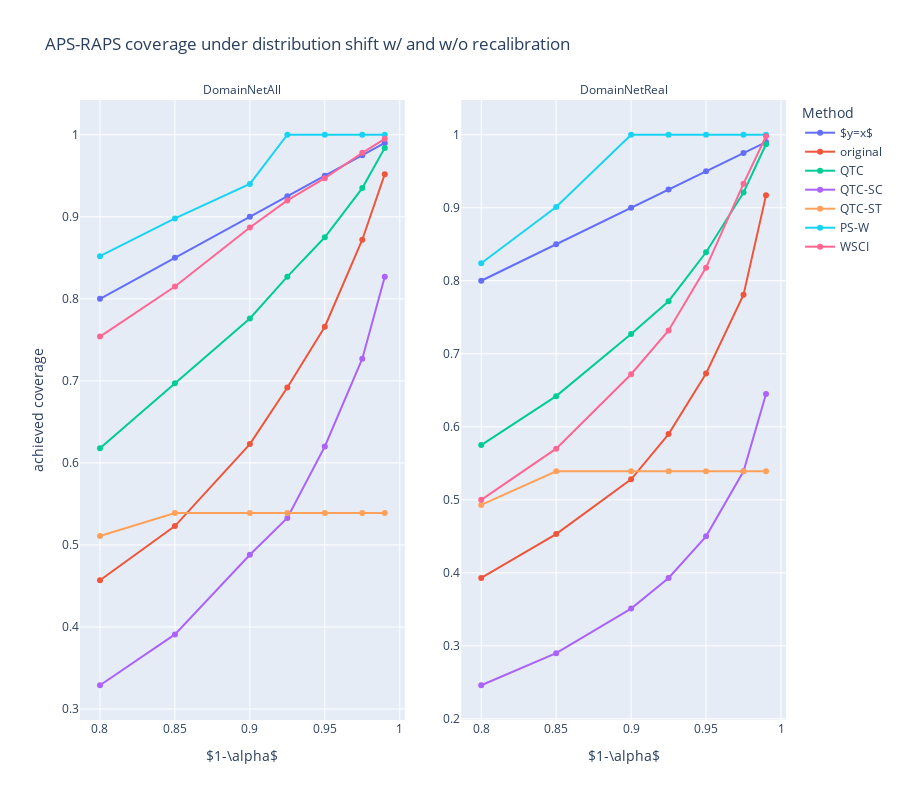

The cell this chart's notebook holds for it:
### Markdown cell above
#### Figure 4 (top row)

### Code cell
dom_info_df = dom_info_df.query("Method not in ['PS-C', 'PS-M', 'PS-R']")

fig = px.line(
    dom_info_df,
    x='1_alpha', y='predicted_coverage', color='Method', markers=True, facet_col='source_data', facet_col_spacing=0.08,
    category_orders={
        "Method": ['$y=x$', 'original', 'QTC', 'QTC-SC', 'QTC-ST', 'PS-W', 'WSCI'],
        "source_data": ["DomainNetAll", "DomainNetReal"],
    },
    title="QTC comparison to covariate shift based methods on DomainNet",
    labels = {
        '1_alpha': r'$1-\alpha$',
        'predicted_coverage': 'achieved coverage',
    }
)

fig.for_each_annotation(lambda a: a.update(text=a.text.split("=")[-1]))

fig.update_yaxes(matches=None, showticklabels=True)

fig.update_layout(height=800)

fig.show()

### Figure 1 — Plotly figure (JSON) as saved in the notebook; plotly's stock layout.template omitted (floating-point values rounded to 4 significant figures)
{"data": [{"hovertemplate": "Method=$y=x$<br>source_data=DomainNetAll<br>$1-\\alpha$=%{x}<br>achieved coverage=%{y}<extra></extra>", "legendgroup": "$y=x$", "line": {"color": "#636efa", "dash": "solid"}, "marker": {"symbol": "circle"}, "mode": "markers+lines", "name": "$y=x$", "orientation": "v", "showlegend": true, "type": "scatter", "x": [0.99, 0.975, 0.95, 0.925, 0.9, 0.85, 0.8], "xaxis": "x", "y": [0.99, 0.975, 0.95, 0.925, 0.9, 0.85, 0.8], "yaxis": "y"}, {"hovertemplate": "Method=$y=x$<br>source_data=DomainNetReal<br>$1-\\alpha$=%{x}<br>achieved coverage=%{y}<extra></extra>", "legendgroup": "$y=x$", "line": {"color": "#636efa", "dash": "solid"}, "marker": {"symbol": "circle"}, "mode": "markers+lines", "name": "$y=x$", "orientation": "v", "showlegend": false, "type": "scatter", "x": [0.99, 0.975, 0.95, 0.925, 0.9, 0.85, 0.8], "xaxis": "x2", "y": [0.99, 0.975, 0.95, 0.925, 0.9, 0.85, 0.8], "yaxis": "y2"}, {"hovertemplate": "Method=original<br>source_data=DomainNetAll<br>$1-\\alpha$=%{x}<br>achieved coverage=%{y}<extra></extra>", "legendgroup": "original", "line": {"color": "#EF553B", "dash": "solid"}, "marker": {"symbol": "circle"}, "mode": "markers+lines", "name": "original", "orientation": "v", "showlegend": true, "type": "scatter", "x": [0.99, 0.975, 0.95, 0.925, 0.9, 0.85, 0.8], "xaxis": "x", "y": [0.952, 0.872, 0.766, 0.692, 0.623, 0.523, 0.457], "yaxis": "y"}, {"hovertemplate": "Method=original<br>source_data=DomainNetReal<br>$1-\\alpha$=%{x}<br>achieved coverage=%{y}<extra></extra>", "legendgroup": "original", "line": {"color": "#EF553B", "dash": "solid"}, "marker": {"symbol": "circle"}, "mode": "markers+lines", "name": "original", "orientation": "v", "showlegend": false, "type": "scatter", "x": [0.99, 0.975, 0.95, 0.925, 0.9, 0.85, 0.8], "xaxis": "x2", "y": [0.917, 0.781, 0.673, 0.59, 0.528, 0.453, 0.393], "yaxis": "y2"}, {"hovertemplate": "Method=QTC<br>source_data=DomainNetAll<br>$1-\\alpha$=%{x}<br>achieved coverage=%{y}<extra></extra>", "legendgroup": "QTC", "line": {"color": "#00cc96", "dash": "solid"}, "marker": {"symbol": "circle"}, "mode": "markers+lines", "name": "QTC", "orientation": "v", "showlegend": true, "type": "scatter", "x": [0.99, 0.975, 0.95, 0.925, 0.9, 0.85, 0.8], "xaxis": "x", "y": [0.984, 0.935, 0.875, 0.827, 0.776, 0.697, 0.618], "yaxis": "y"}, {"hovertemplate": "Method=QTC<br>source_data=DomainNetReal<br>$1-\\alpha$=%{x}<br>achieved coverage=%{y}<extra></extra>", "legendgroup": "QTC", "line": {"color": "#00cc96", "dash": "solid"}, "marker": {"symbol": "circle"}, "mode": "markers+lines", "name": "QTC", "orientation": "v", "showlegend": false, "type": "scatter", "x": [0.99, 0.975, 0.95, 0.925, 0.9, 0.85, 0.8], "xaxis": "x2", "y": [0.987, 0.921, 0.839, 0.772, 0.727, 0.642, 0.575], "yaxis": "y2"}, {"hovertemplate": "Method=QTC-SC<br>source_data=DomainNetAll<br>$1-\\alpha$=%{x}<br>achieved coverage=%{y}<extra></extra>", "legendgroup": "QTC-SC", "line": {"color": "#ab63fa", "dash": "solid"}, "marker": {"symbol": "circle"}, "mode": "markers+lines", "name": "QTC-SC", "orientation": "v", "showlegend": true, "type": "scatter", "x": [0.99, 0.975, 0.95, 0.925, 0.9, 0.85, 0.8], "xaxis": "x", "y": [0.827, 0.727, 0.62, 0.533, 0.488, 0.391, 0.329], "yaxis": "y"}, {"hovertemplate": "Method=QTC-SC<br>source_data=DomainNetReal<br>$1-\\alpha$=%{x}<br>achieved coverage=%{y}<extra></extra>", "legendgroup": "QTC-SC", "line": {"color": "#ab63fa", "dash": "solid"}, "marker": {"symbol": "circle"}, "mode": "markers+lines", "name": "QTC-SC", "orientation": "v", "showlegend": false, "type": "scatter", "x": [0.99, 0.975, 0.95, 0.925, 0.9, 0.85, 0.8], "xaxis": "x2", "y": [0.645, 0.539, 0.45, 0.393, 0.351, 0.29, 0.246], "yaxis": "y2"}, {"hovertemplate": "Method=QTC-ST<br>source_data=DomainNetAll<br>$1-\\alpha$=%{x}<br>achieved coverage=%{y}<extra></extra>", "legendgroup": "QTC-ST", "line": {"color": "#FFA15A", "dash": "solid"}, "marker": {"symbol": "circle"}, "mode": "markers+lines", "name": "QTC-ST", "orientation": "v", "showlegend": true, "type": "scatter", "x": [0.99, 0.975, 0.95, 0.925, 0.9, 0.85, 0.8], "xaxis": "x", "y": [0.539, 0.539, 0.539, 0.539, 0.539, 0.539, 0.511], "yaxis": "y"}, {"hovertemplate": "Method=QTC-ST<br>source_data=DomainNetReal<br>$1-\\alpha$=%{x}<br>achieved coverage=%{y}<extra></extra>", "legendgroup": "QTC-ST", "line": {"color": "#FFA15A", "dash": "solid"}, "marker": {"symbol": "circle"}, "mode": "markers+lines", "name": "QTC-ST", "orientation": "v", "showlegend": false, "type": "scatter", "x": [0.99, 0.975, 0.95, 0.925, 0.9, 0.85, 0.8], "xaxis": "x2", "y": [0.539, 0.539, 0.539, 0.539, 0.539, 0.539, 0.493], "yaxis": "y2"}, {"hovertemplate": "Method=PS-W<br>source_data=DomainNetAll<br>$1-\\alpha$=%{x}<br>achieved coverage=%{y}<extra></extra>", "legendgroup": "PS-W", "line": {"color": "#19d3f3", "dash": "solid"}, "marker": {"symbol": "circle"}, "mode": "markers+lines", "name": "PS-W", "orientation": "v", "showlegend": true, "type": "scatter", "x": [0.99, 0.975, 0.95, 0.925, 0.9, 0.85, 0.8], "xaxis": "x", "y": [1, 1, 1, 1, 0.94, 0.898, 0.852], "yaxis": "y"}, {"hovertemplate": "Method=PS-W<br>source_data=DomainNetReal<br>$1-\\alpha$=%{x}<br>achieved coverage=%{y}<extra></extra>", "legendgroup": "PS-W", "line": {"color": "#19d3f3", "dash": "solid"}, "marker": {"symbol": "circle"}, "mode": "markers+lines", "name": "PS-W", "orientation": "v", "showlegend": false, "type": "scatter", "x": [0.99, 0.975, 0.95, 0.925, 0.9, 0.85, 0.8], "xaxis": "x2", "y": [1, 1, 1, 1, 1, 0.901, 0.824], "yaxis": "y2"}, {"hovertemplate": "Method=WSCI<br>source_data=DomainNetAll<br>$1-\\alpha$=%{x}<br>achieved coverage=%{y}<extra></extra>", "legendgroup": "WSCI", "line": {"color": "#FF6692", "dash": "solid"}, "marker": {"symbol": "circle"}, "mode": "markers+lines", "name": "WSCI", "orientation": "v", "showlegend": true, "type": "scatter", "x": [0.99, 0.975, 0.95, 0.925, 0.9, 0.85, 0.8], "xaxis": "x", "y": [0.995, 0.978, 0.947, 0.92, 0.887, 0.815, 0.754], "yaxis": "y"}, {"hovertemplate": "Method=WSCI<br>source_data=DomainNetReal<br>$1-\\alpha$=%{x}<br>achieved coverage=%{y}<extra></extra>", "legendgroup": "WSCI", "line": {"color": "#FF6692", "dash": "solid"}, "marker": {"symbol": "circle"}, "mode": "markers+lines", "name": "WSCI", "orientation": "v", "showlegend": false, "type": "scatter", "x": [0.99, 0.975, 0.95, 0.925, 0.9, 0.85, 0.8], "xaxis": "x2", "y": [0.998, 0.933, 0.818, 0.732, 0.672, 0.57, 0.5], "yaxis": "y2"}], "layout": {"annotations": [{"font": {}, "showarrow": false, "text": "DomainNetAll", "x": 0.23, "xanchor": "center", "xref": "paper", "y": 1, "yanchor": "bottom", "yref": "paper"}, {"font": {}, "showarrow": false, "text": "DomainNetReal", "x": 0.77, "xanchor": "center", "xref": "paper", "y": 1, "yanchor": "bottom", "yref": "paper"}], "height": 800, "legend": {"title": {"text": "Method"}, "tracegroupgap": 0}, "title": {"text": "APS-RAPS coverage under distribution shift w/ and w/o recalibration"}, "xaxis": {"anchor": "y", "domain": [0, 0.46], "title": {"text": "$1-\\alpha$"}}, "xaxis2": {"anchor": "y2", "domain": [0.54, 1], "matches": "x", "title": {"text": "$1-\\alpha$"}}, "yaxis": {"anchor": "x", "domain": [0, 1], "showticklabels": true, "title": {"text": "achieved coverage"}}, "yaxis2": {"anchor": "x2", "domain": [0, 1], "showticklabels": true}}}
